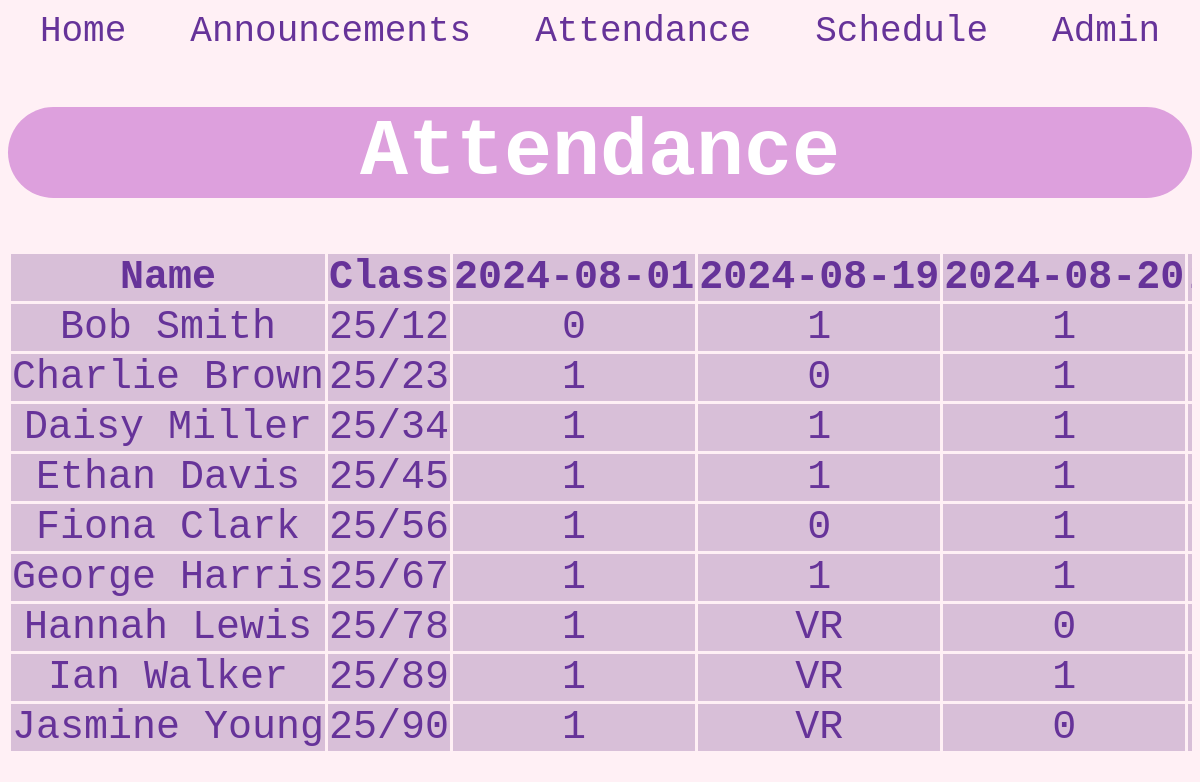
The app's page /attendance with its own data.
### tables this page shows
CREATE TABLE "attendance" (
	`stu_id`	INTEGER PRIMARY KEY AUTOINCREMENT,
	`name`	TEXT,
	`class`	TEXT
, '2024_08_01' TEXT, '2024_08_19' TEXT, '2024_08_20' TEXT, '2024_08_22' TEXT, '2024_08_25' TEXT, '2024_08_26' TEXT, '2024_08_27' TEXT, '2024_07_24' TEXT, '2024_07_05' TEXT, '2024_07_01' TEXT);

### main.py (the view)
@app.route("/attendance")
def attendance():
    data = opendb("SELECT * FROM attendance")
    con = sqlite3.connect('activity_hub.db')
    cur = con.cursor()
    query = "SELECT * FROM attendance LIMIT 1"
    cur.execute(query)
    dates = [description[0] for description in cur.description]
    formatted_dates = []
    for date in dates[3:]:
        formatted_dates.append(date.replace('_', '-'))
    dates = formatted_dates
    con.close()
    return render_template("attendance.html", data=data, dates=dates)

### main.py (called while the page is built)
def opendb(query, params=None):
    con = sqlite3.connect('activity_hub.db')
    cur = con.cursor()
    if params is None:
        cur.execute(query)
    else:
        cur.execute(query, params)
    res = cur.fetchall()
    con.close()
    return res

### templates/attendance.html (shortened to what this page needs)
<!DOCTYPE HTML>
<html>
<head>
	<link rel="stylesheet" href="{{ url_for('static', filename='style.css') }}">
</head>
<body>
	<a href="{{ url_for('home') }}" style="text-decoration: none;">Home</a>
	<a href="{{ url_for('announce') }}" style="text-decoration: none;">Announcements</a>
	<a href="{{ url_for('attendance') }}" style="text-decoration: none;">Attendance</a>
	<a href="{{ url_for('schedule') }}" style="text-decoration: none;">Schedule</a>
	<a href="{{ url_for('admin') }}" style="text-decoration: none;">Admin</a>
	<h1>Attendance</h1>
	<div class="attendance_display">
	<table>
		<tr>
			<th>Name</th>
			<th>Class</th>
			{% for date in dates %}
			<th>{{ date }}</th>
			{% endfor %}
		</tr>
		{% for attendances in data %}
		<tr>
			{% for attendance in attendances[1:] %}
			{% if attendance is none %}
			<td></td>
			{% else %}
			<td>{{ attendance }}</td>
			{% endif %}
			{% endfor %}
		</tr>
		{% endfor %}
	</table>
	</div>
</body>
</html>

### static/style.css (style rules this page uses)
body { font-family: Courier New; background-color: lavenderblush; text-align: center; font-size: 40px; color: rebeccapurple; }
h1 { border: none; border-radius: 50px; background-color: plum; color: white; }
table { width: 100%; border-collapse: collapse; color: rebeccapurple; background-color: thistle; }
th, td { border: 3px solid lavenderblush; text-align: center; }
a { font-size: 36px; color: rebeccapurple; margin-left: 20px; margin-right: 20px; }
.attendance_display { overflow-x: auto; white-space: nowrap; }

### records on screen
attendance: name "Bob Smith", class "25/12", attendance "0" "1" "1"
attendance: name "Charlie Brown", class "25/23", attendance "1" "0" "1"
attendance: name "Daisy Miller", class "25/34", attendance "1" "1" "1"
attendance: name "Ethan Davis", class "25/45", attendance "1" "1" "1"
attendance: name "Fiona Clark", class "25/56", attendance "1" "0" "1"
attendance: name "George Harris", class "25/67", attendance "1" "1" "1"
attendance: name "Hannah Lewis", class "25/78", attendance "1" "0", 2024_08_19 "VR"
attendance: name "Ian Walker", class "25/89", attendance "1" "1", 2024_08_19 "VR"
attendance: name "Jasmine Young", class "25/90", attendance "1" "0", 2024_08_19 "VR"

### other values on screen
{{ date }} "2024-08-01" "2024-08-19" "2024-08-20"
